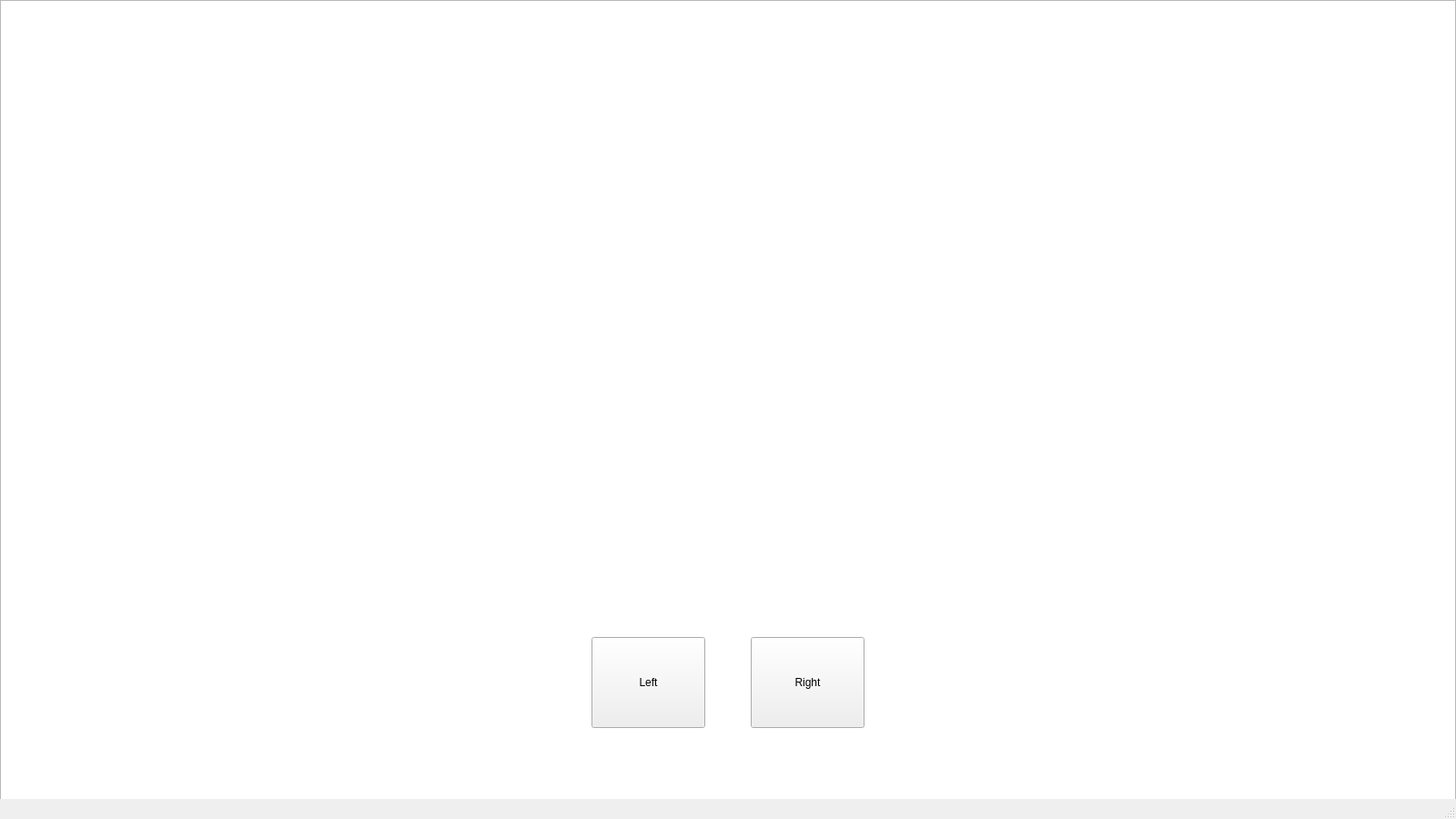
<?xml version="1.0" encoding="UTF-8"?>
<ui version="4.0">
 <class>MainWindow</class>
 <widget class="QMainWindow" name="MainWindow">
  <property name="geometry">
   <rect>
    <x>0</x>
    <y>0</y>
    <width>1600</width>
    <height>900</height>
   </rect>
  </property>
  <property name="windowTitle">
   <string>MainWindow</string>
  </property>
  <widget class="QWidget" name="centralwidget">
   <widget class="QGraphicsView" name="graphicsView">
    <property name="geometry">
     <rect>
      <x>0</x>
      <y>0</y>
      <width>1600</width>
      <height>900</height>
     </rect>
    </property>
   </widget>
   <widget class="QPushButton" name="LButton">
    <property name="geometry">
     <rect>
      <x>650</x>
      <y>700</y>
      <width>125</width>
      <height>100</height>
     </rect>
    </property>
    <property name="text">
     <string>Left</string>
    </property>
   </widget>
   <widget class="QPushButton" name="RButton">
    <property name="geometry">
     <rect>
      <x>825</x>
      <y>700</y>
      <width>125</width>
      <height>100</height>
     </rect>
    </property>
    <property name="text">
     <string>Right</string>
    </property>
   </widget>
  </widget>
  <widget class="QMenuBar" name="menubar">
   <property name="geometry">
    <rect>
     <x>0</x>
     <y>0</y>
     <width>1600</width>
     <height>23</height>
    </rect>
   </property>
  </widget>
  <widget class="QStatusBar" name="statusbar"/>
 </widget>
 <resources/>
 <connections/>
</ui>
